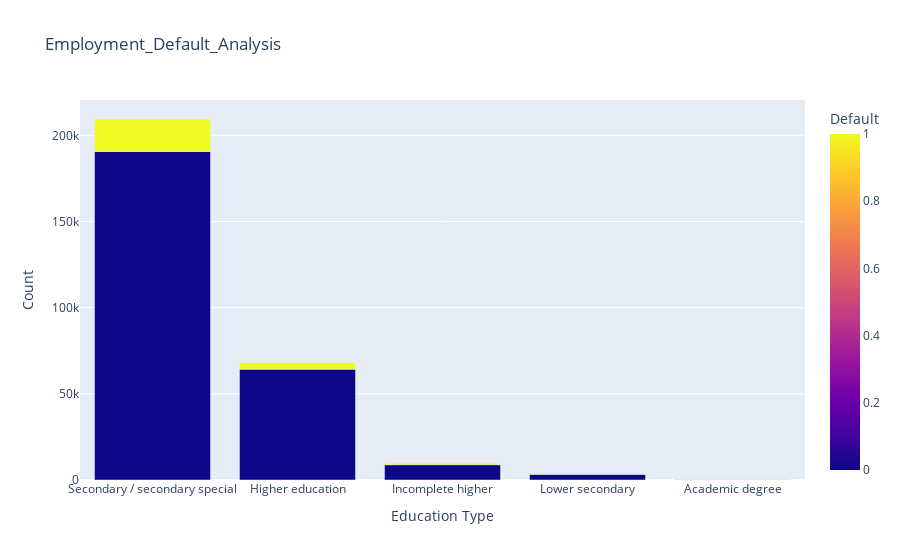

Notebook code for this chart:
### Code cell
edu_de=df.groupby(['NAME_EDUCATION_TYPE','Default']).size().sort_values(ascending=False).reset_index(name='Count')
edu_de_analysis=px.bar(edu_de, x= 'NAME_EDUCATION_TYPE',y='Count',color='Default',title='Employment_Default_Analysis',labels={'NAME_EDUCATION_TYPE':'Education Type'})
edu_de_analysis.show()

### Figure 1 — Plotly figure (JSON) as saved in the notebook; plotly's stock layout.template omitted (floating-point values rounded to 4 significant figures)
{"data": [{"alignmentgroup": "True", "hovertemplate": "Education Type=%{x}<br>Count=%{y}<br>Default=%{marker.color}<extra></extra>", "legendgroup": "", "marker": {"color": [0, 0, 1, 0, 1, 0, 1, 1, 0, 1], "coloraxis": "coloraxis", "pattern": {"shape": ""}}, "name": "", "offsetgroup": "", "orientation": "v", "showlegend": false, "textposition": "auto", "type": "bar", "x": ["Secondary / secondary special", "Higher education", "Secondary / secondary special", "Incomplete higher", "Higher education", "Lower secondary", "Incomplete higher", "Lower secondary", "Academic degree", "Academic degree"], "xaxis": "x", "y": [190612, 64274, 18859, 8900, 3742, 3276, 837, 404, 150, 3], "yaxis": "y"}], "layout": {"barmode": "relative", "coloraxis": {"colorbar": {"title": {"text": "Default"}}, "colorscale": [[0, "#0d0887"], [0.1111, "#46039f"], [0.2222, "#7201a8"], [0.3333, "#9c179e"], [0.4444, "#bd3786"], [0.5556, "#d8576b"], [0.6667, "#ed7953"], [0.7778, "#fb9f3a"], [0.8889, "#fdca26"], [1, "#f0f921"]]}, "legend": {"tracegroupgap": 0}, "title": {"text": "Employment_Default_Analysis"}, "xaxis": {"anchor": "y", "domain": [0, 1], "title": {"text": "Education Type"}}, "yaxis": {"anchor": "x", "domain": [0, 1], "title": {"text": "Count"}}}}
